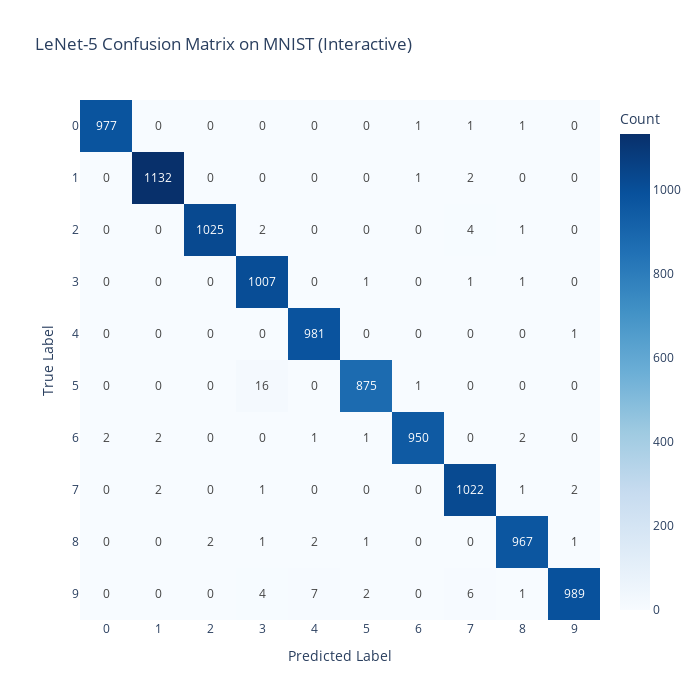

Source (notebook cell):
### Code cell
################################################
## Confusion matrix and Classification report ##
################################################

from sklearn.metrics import confusion_matrix, classification_report

model.eval()
all_preds = []
all_labels = []

with torch.inference_mode():
    for images, labels in val_loader:
        images = images.to(device)
        
        outputs = model(images)
        preds = torch.argmax(outputs, dim=1)
        
        all_preds.extend(preds.cpu().numpy())
        all_labels.extend(labels.numpy())

# Generate the confusion matrix
cm = confusion_matrix(all_labels, all_preds)

# Print classification report
print('Classification report\n', classification_report(all_labels, all_preds))
# Classification report
#                precision    recall  f1-score   support

#            0       1.00      1.00      1.00       980
#            1       1.00      1.00      1.00      1135
#            2       0.99      1.00      0.99      1032
#            3       0.99      1.00      0.99      1010
#            4       0.99      1.00      0.99       982
#            5       0.99      0.99      0.99       892
#            6       1.00      0.99      1.00       958
#            7       0.99      0.99      0.99      1028
#            8       1.00      0.99      0.99       974
#            9       0.99      0.99      0.99      1009

#     accuracy                           0.99     10000
#    macro avg       0.99      0.99      0.99     10000
# weighted avg       0.99      0.99      0.99     10000

import plotly.express as px

# MNIST digit classes
class_names = [str(i) for i in range(10)]

fig = px.imshow(
    cm,
    text_auto=True,
    labels=dict(x="Predicted", y="Actual", color="Count"),
    x=class_names,
    y=class_names,
    color_continuous_scale='Blues',
    title='LeNet-5 Confusion Matrix on MNIST (Interactive)'
)

fig.update_layout(
    xaxis_title='Predicted Label',
    yaxis_title='True Label',
    width=700,
    height=700
)

fig.show()

### Figure 1 — Plotly figure (JSON) as saved in the notebook; plotly's stock layout.template omitted (floating-point values rounded to 4 significant figures)
{"data": [{"coloraxis": "coloraxis", "hovertemplate": "Predicted: %{x}<br>Actual: %{y}<br>Count: %{z}<extra></extra>", "name": "0", "texttemplate": "%{z}", "type": "heatmap", "x": ["0", "1", "2", "3", "4", "5", "6", "7", "8", "9"], "xaxis": "x", "y": ["0", "1", "2", "3", "4", "5", "6", "7", "8", "9"], "yaxis": "y", "z": [[977, 0, 0, 0, 0, 0, 1, 1, 1, 0], [0, 1132, 0, 0, 0, 0, 1, 2, 0, 0], [0, 0, 1025, 2, 0, 0, 0, 4, 1, 0], [0, 0, 0, 1007, 0, 1, 0, 1, 1, 0], [0, 0, 0, 0, 981, 0, 0, 0, 0, 1], [0, 0, 0, 16, 0, 875, 1, 0, 0, 0], [2, 2, 0, 0, 1, 1, 950, 0, 2, 0], [0, 2, 0, 1, 0, 0, 0, 1022, 1, 2], [0, 0, 2, 1, 2, 1, 0, 0, 967, 1], [0, 0, 0, 4, 7, 2, 0, 6, 1, 989]]}], "layout": {"coloraxis": {"colorbar": {"title": {"text": "Count"}}, "colorscale": [[0, "rgb(247,251,255)"], [0.125, "rgb(222,235,247)"], [0.25, "rgb(198,219,239)"], [0.375, "rgb(158,202,225)"], [0.5, "rgb(107,174,214)"], [0.625, "rgb(66,146,198)"], [0.75, "rgb(33,113,181)"], [0.875, "rgb(8,81,156)"], [1, "rgb(8,48,107)"]]}, "height": 700, "title": {"text": "LeNet-5 Confusion Matrix on MNIST (Interactive)"}, "width": 700, "xaxis": {"anchor": "y", "constrain": "domain", "domain": [0, 1], "scaleanchor": "y", "title": {"text": "Predicted Label"}}, "yaxis": {"anchor": "x", "autorange": "reversed", "constrain": "domain", "domain": [0, 1], "title": {"text": "True Label"}}}}
